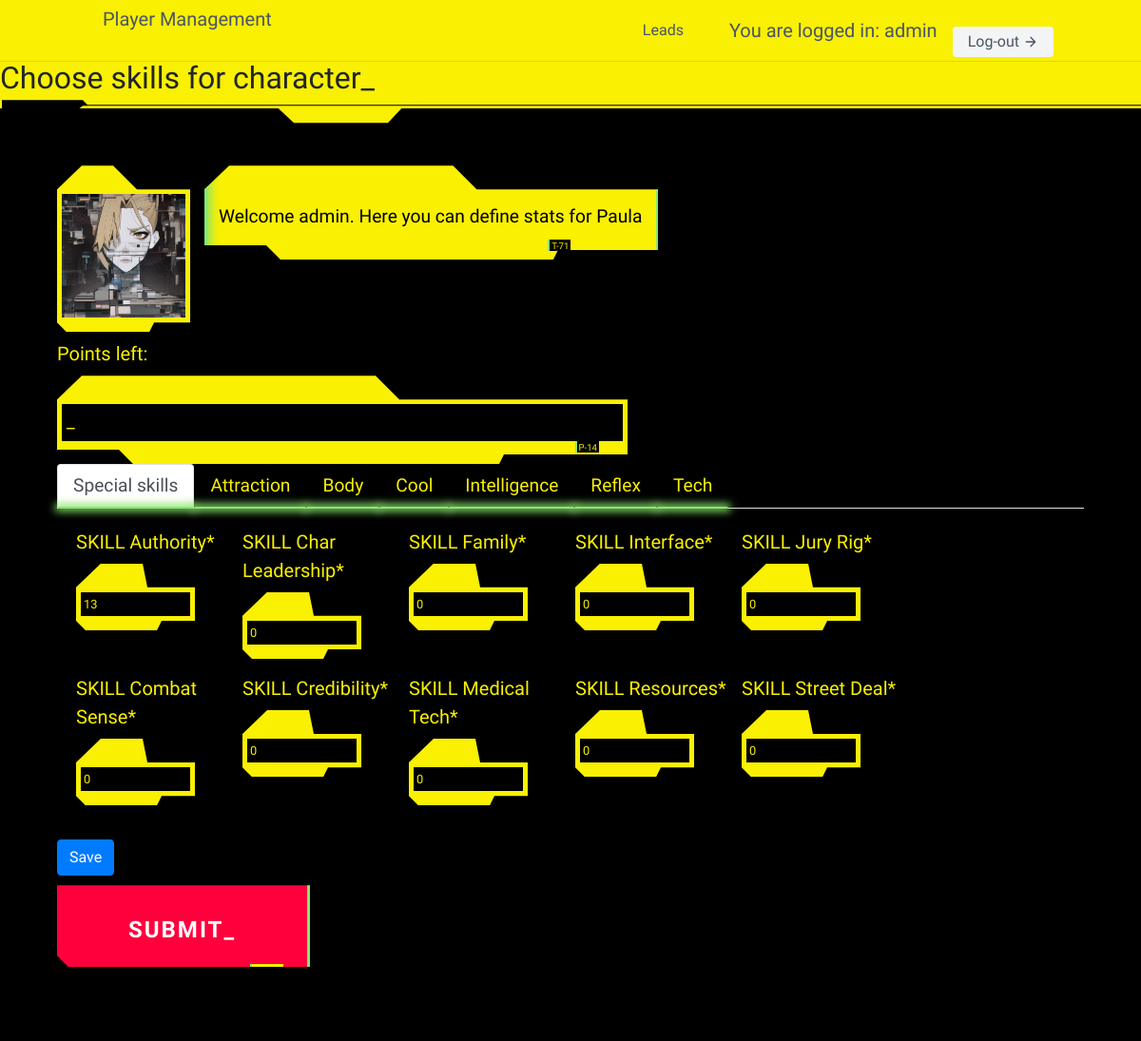
The page /cp2020/2/skills/ (signed in) on the database its author committed.
### users/models.py (models this page shows)
class User(AbstractUser):
    pass

### cp2020/models.py (models this page shows, shortened)
class CharacterDetail(models.Model):
    SL = 'SOLO'
    RC = 'ROCKER'
    NR = "NETRUNNER"
    MD = "MEDIA"
    ND = "NOMAD"
    FX = "FIXER"
    CP = "COP"
    CR = "CORP"
    TC = "TECHIE"
    MC = "MEDTECHIE"
    ROLES = [
        (SL, "Solo"),
        (RC, "Rocker"),
        (NR, "Netrunner"),
        (MD, "Media"),
        (ND, "Nomad"),
        (FX, "Fixer"),
        (CP, "Cop"),
        (CR, "Corp"),
        (TC, "Techie"),
        (MC, "Medtechie"),
    ]
    user = models.ForeignKey(User, on_delete=models.CASCADE, blank=True, null=True)
    name = models.CharField(max_length=15)
    role = models.TextField(choices=ROLES, default=SL)
    picture = models.ImageField(upload_to='pictures_storage/',
                                height_field=None,
                                width_field=None,
                                max_length=200,
                                blank=True, null=True)
    stat_INT = models.DecimalField(max_digits=2, decimal_places=0, default=2,
                                    validators=[MinValueValidator(2), MaxValueValidator(10)])
    stat_REF = models.DecimalField(max_digits=2, decimal_places=0, default=2,
                                    validators=[MinValueValidator(2), MaxValueValidator(10)])
    stat_TECH = models.DecimalField(max_digits=2, decimal_places=0, default=2,
                                    validators=[MinValueValidator(2), MaxValueValidator(10)])
    stat_COOL = models.DecimalField(max_digits=2, decimal_places=0, default=2,
                                    validators=[MinValueValidator(2), MaxValueValidator(10)])
    stat_ATTR = models.DecimalField(max_digits=2, decimal_places=0, default=2,
                                    validators=[MinValueValidator(2), MaxValueValidator(10)])
    stat_LUCK = models.DecimalField(max_digits=2, decimal_places=0, default=2,
                                    validators=[MinValueValidator(2), MaxValueValidator(10)])
    stat_MA = models.DecimalField(max_digits=2, decimal_places=0, default=2,
                                    validators=[MinValueValidator(2), MaxValueValidator(10)])
    stat_BODY = models.DecimalField(max_digits=2, decimal_places=0, default=2,
                                    validators=[MinValueValidator(2), MaxValueValidator(10)])
    stat_EMP = models.DecimalField(max_digits=2, decimal_places=0, default=2,
                                    validators=[MinValueValidator(2), MaxValueValidator(10)])
    MA_Run = models.DecimalField(max_digits=3, decimal_places=0,
                                 blank=True, null=True)
    MA_Leap = models.DecimalField(max_digits=3, decimal_places=0,
                                  blank=True, null=True)
    MA_Lift = models.DecimalField(max_digits=3, decimal_places=0,
                                  blank=True, null=True)
    EMP_Humanity = models.DecimalField(max_digits=3, decimal_places=0,
                                       blank=True, null=True)
    BODY_Save_Nr = models.DecimalField(max_digits=3, decimal_places=0,
                                       blank=True, null=True)
    BODY_BTM = models.DecimalField(max_digits=3, decimal_places=0,
                                       blank=True, null=True)
    SKILL_Authority = models.DecimalField(max_digits=2, decimal_places=0, default=0)
    SKILL_Char_Leadership = models.DecimalField(max_digits=2, decimal_places=0, default=0)
    SKILL_Combat_Sense = models.DecimalField(max_digits=2, decimal_places=0, default=0)
    SKILL_Credibility = models.DecimalField(max_digits=2, decimal_places=0, default=0)
    SKILL_Family = models.DecimalField(max_digits=2, decimal_places=0, default=0)
    SKILL_Interface = models.DecimalField(max_digits=2, decimal_places=0, default=0)
    SKILL_Jury_Rig = models.DecimalField(max_digits=2, decimal_places=0, default=0)
    SKILL_Medical_Tech = models.DecimalField(max_digits=2, decimal_places=0, default=0)
    SKILL_Resources = models.DecimalField(max_digits=2, decimal_places=0, default=0)
    SKILL_Street_Deal = models.DecimalField(max_digits=2, decimal_places=0, default=0)
    ATRR_Personal_Grooming = models.DecimalField(max_digits=2, decimal_places=0, default=0)
    ATRR_Wardrobe_Style = models.DecimalField(max_digits=2, decimal_places=0, default=0)
    BODY_Endurance = models.DecimalField(max_digits=2, decimal_places=0, default=0)
    BODY_Strength_Feat = models.DecimalField(max_digits=2, decimal_places=0, default=0)
    BODY_Swimming = models.DecimalField(max_digits=2, decimal_places=0, default=0)
    COOL_Interrogation = models.DecimalField(max_digits=2, decimal_places=0, default=0)
    COOL_Intimidate = models.DecimalField(max_digits=2, decimal_places=0, default=0)
    COOL_Oratory = models.DecimalField(max_digits=2, decimal_places=0, default=0)
    COOL_Resist_Torture = models.DecimalField(max_digits=2, decimal_places=0, default=0)
    COOL_Streetwise = models.DecimalField(max_digits=2, decimal_places=0, default=0)
    EMPATHY_Human_Perception = models.DecimalField(max_digits=2, decimal_places=0, default=0)
    EMPATHY_Interview = models.DecimalField(max_digits=2, decimal_places=0, default=0)
    EMPATHY_Leadership = models.DecimalField(max_digits=2, decimal_places=0, default=0)
    EMPATHY_Seduction = models.DecimalField(max_digits=2, decimal_places=0, default=0)
    EMPATHY_Social = models.DecimalField(max_digits=2, decimal_places=0, default=0)
    EMPATHY_Persuasion = models.DecimalField(max_digits=2, decimal_places=0, default=0)
    EMPATHY_Perform = models.DecimalField(max_digits=2, decimal_places=0, default=0)
    INT_Accounting = models.DecimalField(max_digits=2, decimal_places=0, default=0)
    INT_Anthropology = models.DecimalField(max_digits=2, decimal_places=0, default=0)
    INT_Awareness = models.DecimalField(max_digits=2, decimal_places=0, default=0)
    INT_Biology = models.DecimalField(max_digits=2, decimal_places=0, default=0)
    INT_Botany = models.DecimalField(max_digits=2, decimal_places=0, default=0)
    INT_Chemistry = models.DecimalField(max_digits=2, decimal_places=0, default=0)
    INT_Composition = models.DecimalField(max_digits=2, decimal_places=0, default=0)
    INT_Diagnose_Illness = models.DecimalField(max_digits=2, decimal_places=0, default=0)
    INT_Education = models.DecimalField(max_digits=2, decimal_places=0, default=0)
    INT_Expert = models.DecimalField(max_digits=2, decimal_places=0, default=0)
    INT_Gamble = models.DecimalField(max_digits=2, decimal_places=0, default=0)
    INT_Geology = models.DecimalField(max_digits=2, decimal_places=0, default=0)
    INT_Hide = models.DecimalField(max_digits=2, decimal_places=0, default=0)
    INT_History = models.DecimalField(max_digits=2, decimal_places=0, default=0)
    INT_Language_1 = models.DecimalField(max_digits=2, decimal_places=0, default=0)
    INT_Language_1_Type = models.CharField(max_length=15, default="")
    INT_Language_2 = models.DecimalField(max_digits=2, decimal_places=0, default=0)
    INT_Language_2_Type = models.CharField(max_length=15, default="")
    INT_Language_3 = models.DecimalField(max_digits=2, decimal_places=0, default=0)
    INT_Language_3_Type = models.CharField(max_length=15, default="")
    INT_Library_Search = models.DecimalField(max_digits=2, decimal_places=0, default=0)
    INT_Mathematics = models.DecimalField(max_digits=2, decimal_places=0, default=0)
    INT_Physics = models.DecimalField(max_digits=2, decimal_places=0, default=0)
    INT_Programming = models.DecimalField(max_digits=2, decimal_places=0, default=0)
    INT_Track = models.DecimalField(max_digits=2, decimal_places=0, default=0)
    INT_Stock_Market = models.DecimalField(max_digits=2, decimal_places=0, default=0)
    INT_System_Knowledge = models.DecimalField(max_digits=2, decimal_places=0, default=0)
    INT_Teaching = models.DecimalField(max_digits=2, decimal_places=0, default=0)
    INT_Wilderness_Survival = models.DecimalField(max_digits=2, decimal_places=0, default=0)
    INT_Zoology = models.DecimalField(max_digits=2, decimal_places=0, default=0)
    REF_Archery = models.DecimalField(max_digits=2, decimal_places=0, default=0)
    REF_Athletics = models.DecimalField(max_digits=2, decimal_places=0, default=0)
    REF_Brawling = models.DecimalField(max_digits=2, decimal_places=0, default=0)
    REF_Dance = models.DecimalField(max_digits=2, decimal_places=0, default=0)
    REF_Dodge_Escape = models.DecimalField(max_digits=2, decimal_places=0, default=0)
    REF_Driving = models.DecimalField(max_digits=2, decimal_places=0, default=0)
    REF_Fencing = models.DecimalField(max_digits=2, decimal_places=0, default=0)
    REF_Handgun = models.DecimalField(max_digits=2, decimal_places=0, default=0)
    REF_Heavy_Weapons = models.DecimalField(max_digits=2, decimal_places=0, default=0)
    REF_Martial_Art_1 = models.DecimalField(max_digits=2, decimal_places=0, default=0)
    REF_Martial_Art_1_Type = models.CharField(max_length=15, default="")
    REF_Martial_Art_2 = models.DecimalField(max_digits=2, decimal_places=0, default=0)
    REF_Martial_Art_2_Type = models.CharField(max_length=15, default="")
    REF_Martial_Art_3 = models.DecimalField(max_digits=2, decimal_places=0, default=0)
    REF_Martial_Art_3_Type = models.CharField(max_length=15, default="")
    REF_Melee = models.DecimalField(max_digits=2, decimal_places=0, default=0)
    REF_Motorcycle = models.DecimalField(max_digits=2, decimal_places=0, default=0)
    REF_Operate_Hvy_Machinery = models.DecimalField(max_digits=2, decimal_places=0, default=0)
    REF_Pilot_Gyro = models.DecimalField(max_digits=2, decimal_places=0, default=0)
    REF_Pilot_Fixed_Wing = models.DecimalField(max_digits=2, decimal_places=0, default=0)
    REF_Pilot_Dirigible = models.DecimalField(max_digits=2, decimal_places=0, default=0)
    REF_Pilot_Vect_Thrust = models.DecimalField(max_digits=2, decimal_places=0, default=0)
    REF_Rifle = models.DecimalField(max_digits=2, decimal_places=0, default=0)
    REF_Stealth = models.DecimalField(max_digits=2, decimal_places=0, default=0)
    REF_Submachinegun = models.DecimalField(max_digits=2, decimal_places=0, default=0)
    TECH_Aero_Tech = models.DecimalField(max_digits=2, decimal_places=0, default=0)
    TECH_AV_Tech = models.DecimalField(max_digits=2, decimal_places=0, default=0)
    TECH_Basic_Tech = models.DecimalField(max_digits=2, decimal_places=0, default=0)
    TECH_Cryotank_Operation = models.DecimalField(max_digits=2, decimal_places=0, default=0)
    TECH_Cyberdeck_Design = models.DecimalField(max_digits=2, decimal_places=0, default=0)
    TECH_Cyber_Tech = models.DecimalField(max_digits=2, decimal_places=0, default=0)
    TECH_Demolitions = models.DecimalField(max_digits=2, decimal_places=0, default=0)
    TECH_Disguise = models.DecimalField(max_digits=2, decimal_places=0, default=0)
    TECH_Electronics = models.DecimalField(max_digits=2, decimal_places=0, default=0)
    TECH_Elect_Security = models.DecimalField(max_digits=2, decimal_places=0, default=0)
    TECH_First_Aid = models.DecimalField(max_digits=2, decimal_places=0, default=0)
    TECH_Forgery = models.DecimalField(max_digits=2, decimal_places=0, default=0)
    TECH_Gyro_Tech = models.DecimalField(max_digits=2, decimal_places=0, default=0)
    TECH_Paint_or_Draw = models.DecimalField(max_digits=2, decimal_places=0, default=0)
    TECH_Photo_Film = models.DecimalField(max_digits=2, decimal_places=0, default=0)
    TECH_Pharmacuticals = models.DecimalField(max_digits=2, decimal_places=0, default=0)
    TECH_Pick_Lock = models.DecimalField(max_digits=2, decimal_places=0, default=0)
    TECH_Play_Instrument = models.DecimalField(max_digits=2, decimal_places=0, default=0)
    TECH_Weaponsmith = models.DecimalField(max_digits=2, decimal_places=0, default=0)

### cp2020/views.py (the view, shortened to what this page needs)
# urls.py: path('<int:pk>/skills/', CharacterSkillsView.as_view(), name="Skills"),
class CharacterSkillsView(LoginRequiredMixin, UpdateView):
    template_name = "CharacterSkills.html"
    queryset = CharacterDetail.objects.all()
    form_class = CharacterSkillForm

### cp2020/templates/CharacterSkills.html (shortened to what this page needs)
{% extends "baseCP.html" %}
{% load crispy_forms_tags %}
{% block content %}
{% load static %}
    <hr>
    <h1 class="cyberpunk">Choose skills for character</h1>
    <section class="cyberpunk black">
      <div style="display:inline-block;">
          <img src="{% static 'AI_Picture.png' %}"  alt="" height="150" width="150" />
      </div>
      <div style="display:inline-block;vertical-align:top;">
        <p id="info-text" class="cyberpunk inverse scannedv">
            Welcome {{ request.user.username }}. Here you can define stats for {{ characterdetail.name }}
        </p>
      </div>
      <div >
        <label for="number">Points left:</label>
        <p id="number" style="max-width: 600px"></p>
         <form id='p-form' method="post" enctype="multipart/form-data">
         {% crispy form %}
         <button type="submit" class="cyberpunk red">SUBMIT_</button>
         </form>
        </div>
    </section>
{% endblock content %}

### cp2020/templates/navbarCP.html (shortened to what this page needs)
<header class="text-gray-600 body-font">
  <div class="container mx-auto flex flex-wrap p-1 flex-col md:flex-row items-center">
    <a class="flex title-font font-medium items-center text-gray-900 mb-4 md:mb-0">
      <span class="ml-3 text-xl">Player Management</span>
    </a>
    <nav class="md:ml-auto flex flex-wrap items-center text-base justify-center">
     <a href="{% url 'landing-page' %}" class="mr-5 hover:text-gray-900">Leads</a>
    </nav>
    {% if request.user.is_authenticated %}
      You are logged in: {{ request.user.username }}
       <a href="{% url 'users:logout' %}" class="ml-3 inline-flex items-center bg-gray-100 border-0 py-1 px-3 focus:outline-none hover:bg-gray-200 rounded text-base mt-4 md:mt-0">Log-out
      <svg fill="none" stroke="currentColor" stroke-linecap="round" stroke-linejoin="round" stroke-width="2" class="w-4 h-4 ml-1" viewBox="0 0 24 24">
        <path d="M5 12h14M12 5l7 7-7 7"></path>
      </svg>
    {% endif %}
    </a>
    </div>
</header>

### rows shown on the page
User: user.username "admin"
CharacterDetail: name "Paula", SKILL_Authority "13", SKILL_Char_Leadership "0", SKILL_Family "0", SKILL_Interface "0", SKILL_Jury_Rig "0", SKILL_Combat_Sense "0", SKILL_Credibility "0", SKILL_Medical_Tech "0", SKILL_Resources "0", SKILL_Street_Deal "0"
